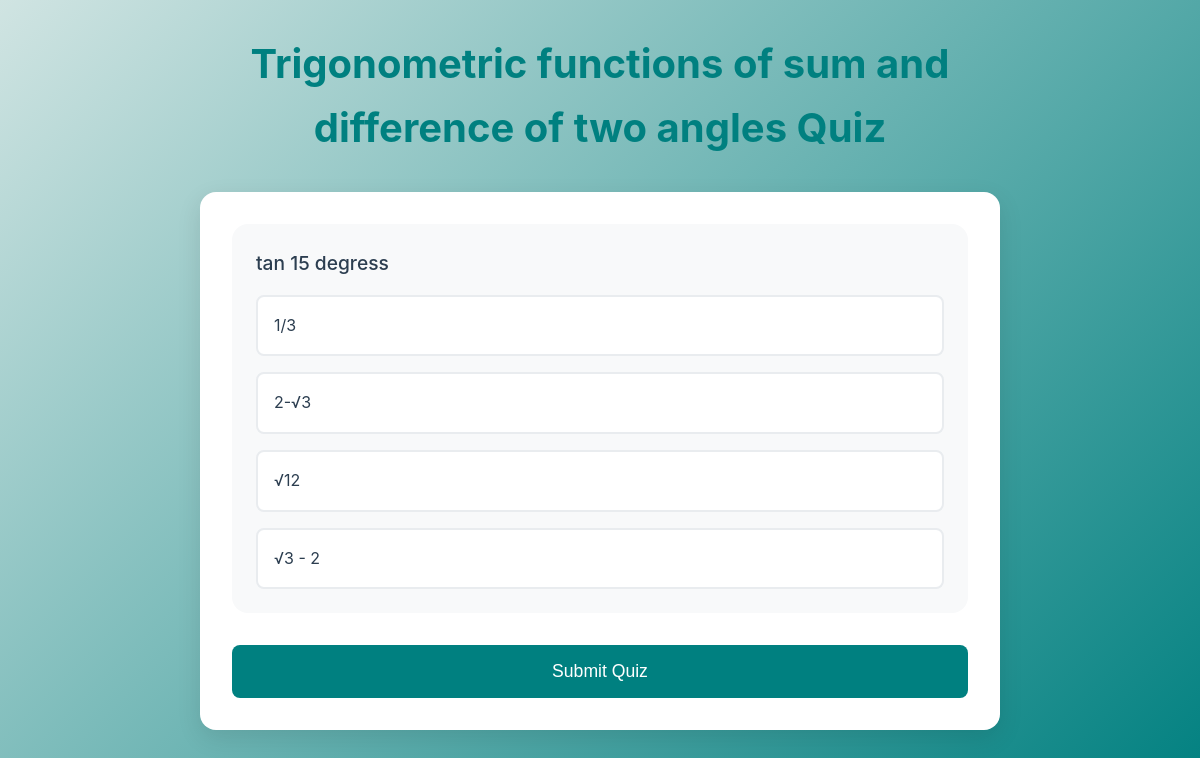
/reattempt_quiz/1/ (signed in), run on the app's committed database.
### myapp/models.py (models this page shows, shortened)
class SubTopic(models.Model):
    topic = models.ForeignKey(Topic, related_name='subtopics', on_delete=models.CASCADE)
    name = models.CharField(max_length=255)

class Question(models.Model):
    DIFFICULTY_CHOICES = [
        ('easy', 'Easy'),
        ('medium', 'Medium'),
        ('hard', 'Hard'),
    ]
    CORRECT_ANSWER_CHOICES = [
        ('A', 'Option A'),
        ('B', 'Option B'),
        ('C', 'Option C'),
        ('D', 'Option D'),
    ]
    question_text = models.CharField(max_length=200)
    option_a = models.CharField(max_length=200)
    option_b = models.CharField(max_length=200)
    option_c = models.CharField(max_length=200)
    option_d = models.CharField(max_length=200)
    correct_answer = models.CharField(max_length=1, choices=CORRECT_ANSWER_CHOICES)
    difficulty = models.CharField(max_length=50, choices=DIFFICULTY_CHOICES)
    sub_topic = models.ForeignKey(SubTopic, on_delete=models.CASCADE)

### myapp/views.py (the view, shortened to what this page needs)
# urls.py: path('reattempt_quiz/<int:sub_topic_id>/', views.reattempt_quiz, name='reattempt_quiz'),
@login_required
def reattempt_quiz(request, sub_topic_id):
    sub_topic = get_object_or_404(SubTopic, pk=sub_topic_id)
    questions = sub_topic.question_set.all()
    context = {
        'sub_topic': sub_topic,
        'questions': questions,
    }
    return render(request, 'myapp/reattempt_quiz.html', context)

### myapp/templates/myapp/reattempt_quiz.html (shortened to what this page needs)
<!DOCTYPE html>
<html lang="en">
<head>
    <link href="https://cdnjs.cloudflare.com/ajax/libs/inter-ui/3.19.3/inter.css" rel="stylesheet">
</head>
<body>
    <div class="container">
        <h1>{{ sub_topic.name }} Quiz</h1>
        <div class="quiz-card">
            <form method="post">
                {% for question in questions %}
                <div class="question-container">
                    <p class="question-text">{{ question.question_text }}</p>
                    <div class="options-container">
                        <div class="option-wrapper">
                            <label for="q{{ question.id }}_a" class="radio-label">{{ question.option_a }}</label>
                        </div>
                        <div class="option-wrapper">
                            <label for="q{{ question.id }}_b" class="radio-label">{{ question.option_b }}</label>
                        </div>
                        <div class="option-wrapper">
                            <label for="q{{ question.id }}_c" class="radio-label">{{ question.option_c }}</label>
                        </div>
                        <div class="option-wrapper">
                            <label for="q{{ question.id }}_d" class="radio-label">{{ question.option_d }}</label>
                        </div>
                    </div>
                </div>
                {% endfor %}
                <button type="submit" class="submit-btn">Submit Quiz</button>
            </form>
        </div>
    </div>
</body>
</html>

### myapp/templates/myapp/reattempt_quiz.html (style rules this page uses)
:root { --primary-color: #008080; --secondary-color: #005f5f; --background-gradient: linear-gradient(135deg, #d0e4e2, #008080); --white: #ffffff; --text-color: #2c3e50; --text-muted: #6c757d; --box-shadow: 0 8px 25px rgba(0, 0, 0, 0.1); --radius: 16px; --font-family-primary: 'Plus Jakarta Sans', -apple-system, BlinkMacSystemFont, 'Segoe UI', Roboto, 'Helvetica Neue', Arial, sans-serif; --transition-speed: 0.4s; }
* { margin: 0; padding: 0; box-sizing: border-box; }
body { font-family: var(--font-family-primary); background: var(--background-gradient); min-height: 100vh; padding: 2rem; color: var(--text-color); line-height: 1.6; }
.container { max-width: 800px; margin: 0 auto; }
.quiz-card { background: var(--white); border-radius: var(--radius); box-shadow: var(--box-shadow); padding: 2rem; margin-top: 2rem; }
h1 { color: var(--primary-color); text-align: center; margin-bottom: 2rem; font-size: 2.5rem; }
.question-container { margin-bottom: 2rem; padding: 1.5rem; border-radius: var(--radius); background: #f8f9fa; }
.question-text { font-size: 1.2rem; font-weight: 500; margin-bottom: 1rem; }
.options-container { display: grid; gap: 1rem; }
.option-wrapper { position: relative; }
.radio-label { display: block; padding: 1rem; background: var(--white); border: 2px solid #e9ecef; border-radius: calc(var(--radius) / 2); cursor: pointer; transition: all var(--transition-speed); }
.submit-btn { display: block; width: 100%; padding: 1rem; background: var(--primary-color); color: var(--white); border: none; border-radius: calc(var(--radius) / 2); font-size: 1.1rem; font-weight: 500; cursor: pointer; transition: background var(--transition-speed); margin-top: 2rem; }

### data on the page
SubTopic: name "Trigonometric functions of sum and difference of two angles"
Question: question_text "tan 15 degress", option_a "1/3", option_b "2-√3", option_c "√12", option_d "√3 - 2"
